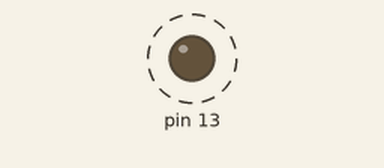
Bench run of a sketch on a simulated Arduino Uno, built with avr-gcc and run on an emulated ATmega328P. Shown: output pins drawn as LEDs (lit = HIGH). Dashed ring = blinking.

Above: at 0.5 s.
Timing chart, 0 to 3.0 s (numbered marks = the images above):
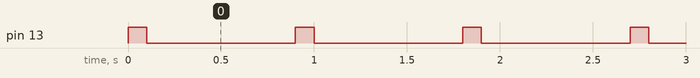

Measured:
- by itself, pin 13: alternates HIGH for 0.10 s and LOW for 0.80 s

The sketch:

Blink.ino
```cpp
/*
 * My first Arduino program, taken from c't Make: Arduino Special 2/2017, p. 15:
 * Makes a LED blink.
 */

void setup() {
  // initialize digital pin 13 as an output
  pinMode(13, OUTPUT);
}

void loop() {
  digitalWrite(13, HIGH); // turn LED on
  delay(100);
  digitalWrite(13, LOW); // turn LED off
  delay(800);
}
```
